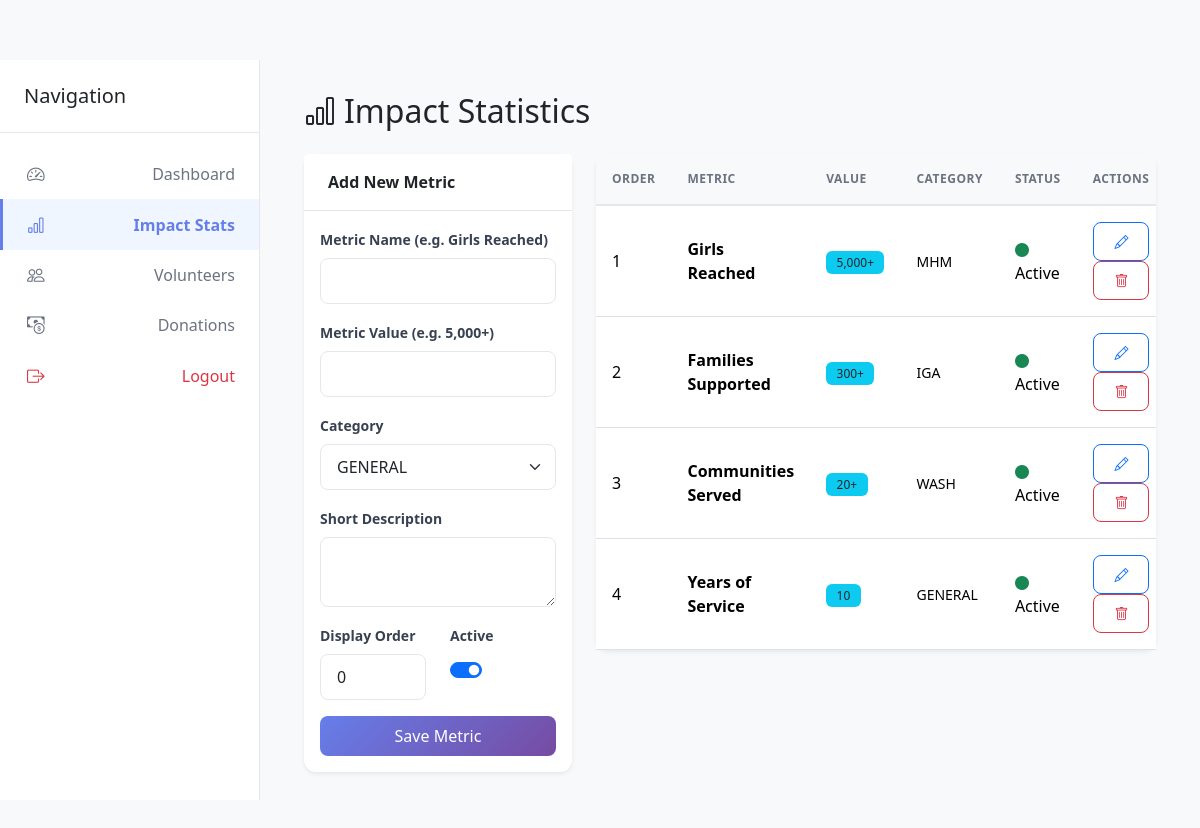
The app's page /admin/impact-stats.php (signed in) with its own data.
### tables this page shows
CREATE TABLE `impact_stats` (
  `id` int(11) NOT NULL,
  `metric_name` varchar(100) NOT NULL,
  `metric_value` varchar(50) NOT NULL,
  `metric_description` varchar(200) DEFAULT NULL,
  `metric_category` enum('mhm','iga','wash','hiv','general') DEFAULT 'general',
  `display_order` int(11) DEFAULT 0,
  `is_active` tinyint(1) DEFAULT 1,
  `updated_by` int(11) DEFAULT NULL,
  `created_at` timestamp NOT NULL DEFAULT current_timestamp(),
  `updated_at` timestamp NOT NULL DEFAULT current_timestamp() ON UPDATE current_timestamp()
);

### includes/db.php (called while the page is built, shortened)
<?php
function executeQuery($pdo, $sql, $params = []) {
    try {
        $stmt = $pdo->prepare($sql);
        $stmt->execute($params);
        return $stmt;
    } catch (PDOException $e) {
        if (ENVIRONMENT === 'development') {
            die("Query Error: " . $e->getMessage());
        } else {
            error_log("Query Error: " . $e->getMessage(), 3, '../logs/db_errors.log');
            return false;
        }
    }
}
function fetchAll($pdo, $sql, $params = []) {
    $stmt = executeQuery($pdo, $sql, $params);
    return $stmt ? $stmt->fetchAll() : [];
}

### admin/impact-stats.php (the view, shortened to what this page needs)
<?php
require_once '../includes/db.php';
$stats = fetchAll($pdo, "SELECT * FROM impact_stats ORDER BY display_order ASC");
$editStat = null;
?>
<!DOCTYPE html>
<html lang="en">
<head>
    <link href="https://cdn.jsdelivr.net/npm/bootstrap@5.3.3/dist/css/bootstrap.min.css" rel="stylesheet">
    <link href="https://cdn.jsdelivr.net/npm/bootstrap-icons@1.11.3/font/bootstrap-icons.min.css" rel="stylesheet">
    <link rel="stylesheet" href="../assets/css/admin.css">
</head>
<body>
    <div class="sidebar">
        <div class="sidebar-header"><h5 class="mb-0">Navigation</h5></div>
        <ul class="nav flex-column">
            <li class="nav-item"><a class="nav-link" href="dashboard.php"><i class="bi bi-speedometer2"></i> Dashboard</a></li>
            <li class="nav-item"><a class="nav-link active" href="impact-stats.php"><i class="bi bi-bar-chart"></i> Impact Stats</a></li>
            <li class="nav-item"><a class="nav-link" href="volunteers.php"><i class="bi bi-people"></i> Volunteers</a></li>
            <li class="nav-item"><a class="nav-link" href="donations.php"><i class="bi bi-cash-coin"></i> Donations</a></li>
            <li class="nav-item"><a class="nav-link text-danger" href="logout.php"><i class="bi bi-box-arrow-right"></i> Logout</a></li>
        </ul>
    </div>
    <div class="main-content">
        <div class="container-fluid">
            <h2 class="mb-4"><i class="bi bi-bar-chart me-2"></i>Impact Statistics</h2>
            <div class="row">
                <div class="col-lg-4 mb-4">
                    <div class="card border-0 shadow-sm">
                        <div class="card-header bg-white fw-bold">
                            <?= $editStat ? 'Edit Metric' : 'Add New Metric' ?>
                        </div>
                        <div class="card-body">
                            <form method="POST">
                                <div class="mb-3">
                                    <label class="form-label small fw-bold">Metric Name (e.g. Girls Reached)</label>
                                    <input type="text" name="metric_name" class="form-control" value="<?= $editStat['metric_name'] ?? '' ?>" required>
                                </div>
                                <div class="mb-3">
                                    <label class="form-label small fw-bold">Metric Value (e.g. 5,000+)</label>
                                    <input type="text" name="metric_value" class="form-control" value="<?= $editStat['metric_value'] ?? '' ?>" required>
                                </div>
                                <div class="mb-3">
                                    <label class="form-label small fw-bold">Category</label>
                                    <select name="metric_category" class="form-select">
                                        <?php
                                        $categories = ['general', 'mhm', 'iga', 'wash', 'hiv'];
                                        foreach($categories as $cat):
                                            $selected = (isset($editStat) && $editStat['metric_category'] == $cat) ? 'selected' : '';
                                        ?>
                                            <option value="<?= $cat ?>" <?= $selected ?>><?= strtoupper($cat) ?></option>
                                        <?php endforeach; ?>
                                    </select>
                                </div>
                                <div class="mb-3">
                                    <label class="form-label small fw-bold">Short Description</label>
                                    <textarea name="metric_description" class="form-control" rows="2"><?= $editStat['metric_description'] ?? '' ?></textarea>
                                </div>
                                <div class="row">
                                    <div class="col-6 mb-3">
                                        <label class="form-label small fw-bold">Display Order</label>
                                        <input type="number" name="display_order" class="form-control" value="<?= $editStat['display_order'] ?? '0' ?>">
                                    </div>
                                    <div class="col-6 mb-3">
                                        <label class="form-label small fw-bold">Active</label>
                                        <div class="form-check form-switch mt-1">
                                            <input class="form-check-input" type="checkbox" name="is_active" <?= (!isset($editStat) || $editStat['is_active']) ? 'checked' : '' ?>>
                                        </div>
                                    </div>
                                </div>
                                <button type="submit" class="btn btn-primary w-100"><?= $editStat ? 'Update Metric' : 'Save Metric' ?></button>
                            </form>
                        </div>
                    </div>
                </div>
                <div class="col-lg-8">
                    <div class="card border-0 shadow-sm">
                        <div class="card-body p-0">
                            <div class="table-responsive">
                                <table class="table table-hover mb-0 align-middle">
                                    <thead class="table-light">
                                        <tr>
                                            <th>Order</th>
                                            <th>Metric</th>
                                            <th>Value</th>
                                            <th>Category</th>
                                            <th>Status</th>
                                            <th class="text-end">Actions</th>
                                        </tr>
                                    </thead>
                                    <tbody>
                                        <?php foreach($stats as $s): ?>
                                        <tr>
                                            <td><?= $s['display_order'] ?></td>
                                            <td><strong><?= htmlspecialchars($s['metric_name']) ?></strong></td>
                                            <td><span class="badge bg-info text-dark"><?= htmlspecialchars($s['metric_value']) ?></span></td>
                                            <td><small class="text-uppercase"><?= $s['metric_category'] ?></small></td>
                                            <td>
                                                <i class="bi bi-circle-fill <?= $s['is_active'] ? 'text-success' : 'text-danger' ?> small"></i>
                                                <?= $s['is_active'] ? 'Active' : 'Hidden' ?>
                                            </td>
                                            <td class="text-end">
                                                <a href="?edit=<?= $s['id'] ?>" class="btn btn-sm btn-outline-primary"><i class="bi bi-pencil"></i></a>
                                                <form method="POST" class="d-inline" onsubmit="return confirm('Delete this metric?');">
                                                    <button class="btn btn-sm btn-outline-danger"><i class="bi bi-trash"></i></button>
                                                </form>
                                            </td>
                                        </tr>
                                        <?php endforeach; ?>
                                    </tbody>
                                </table>
                            </div>
                        </div>
                    </div>
                </div>
            </div>
        </div>
    </div>
</body>
</html>

### assets/css/admin.css (style rules this page uses)
:root { --sidebar-width: 260px; --navbar-height: 60px; --primary-color: #667eea; --primary-dark: #5a67d8; --success-color: #10b981; --warning-color: #f59e0b; --danger-color: #ef4444; --info-color: #3b82f6; }
* { margin: 0; padding: 0; box-sizing: border-box; }
body { font-family: 'Segoe UI', Tahoma, Geneva, Verdana, sans-serif; background: #f8f9fa; padding-top: var(--navbar-height); }
.sidebar { position: fixed; top: var(--navbar-height); left: 0; width: var(--sidebar-width); height: calc(100vh - var(--navbar-height)); background: white; border-right: 1px solid #e5e7eb; overflow-y: auto; z-index: 999; transition: all 0.3s ease; }
.sidebar-header { padding: 1.5rem; border-bottom: 1px solid #e5e7eb; }
.sidebar .nav { padding: 1rem 0; }
.sidebar .nav-link { color: #6b7280; padding: 0.75rem 1.5rem; display: flex; align-items: center; justify-content: space-between; transition: all 0.3s ease; border-left: 3px solid transparent; }
.sidebar .nav-link i { margin-right: 0.75rem; font-size: 1.1rem; }
.sidebar .nav-link.active { background: #eff6ff; color: var(--primary-color); border-left-color: var(--primary-color); font-weight: 600; }
.main-content { margin-left: var(--sidebar-width); padding: 2rem; min-height: calc(100vh - var(--navbar-height)); }
.card { border: 1px solid #e5e7eb; border-radius: 12px; box-shadow: 0 2px 8px rgba(0, 0, 0, 0.05); transition: all 0.3s ease; }
.card-header { border-bottom: 1px solid #e5e7eb; padding: 1rem 1.5rem; font-weight: 600; }
.table { margin-bottom: 0; }
.table thead th { border-bottom: 2px solid #e5e7eb; font-weight: 600; text-transform: uppercase; font-size: 0.75rem; letter-spacing: 0.5px; color: #6b7280; padding: 1rem; }
.table tbody tr { transition: background 0.2s ease; }
.table tbody td { padding: 1rem; vertical-align: middle; }
.badge { padding: 0.35rem 0.65rem; font-weight: 500; font-size: 0.75rem; }
.btn { padding: 0.5rem 1.25rem; border-radius: 8px; font-weight: 500; transition: all 0.3s ease; }
.btn-primary { background: linear-gradient(135deg, #667eea 0%, #764ba2 100%); border: none; }
.form-control, .form-select { border: 1px solid #e5e7eb; border-radius: 8px; padding: 0.625rem 1rem; transition: all 0.3s ease; }
.form-label { font-weight: 600; color: #374151; margin-bottom: 0.5rem; }

### records on screen
impact_stats: display_order "1", metric_name "Girls Reached", metric_value "5,000+", metric_category "MHM", is_active 1 (drawn)
impact_stats: display_order "2", metric_name "Families Supported", metric_value "300+", metric_category "IGA", is_active 1 (drawn)
impact_stats: display_order "3", metric_name "Communities Served", metric_value "20+", metric_category "WASH", is_active 1 (drawn)
impact_stats: display_order "4", metric_name "Years of Service", metric_value "10", metric_category "GENERAL", is_active 1 (drawn)

### other values on screen
form field metric_category "GENERAL"
